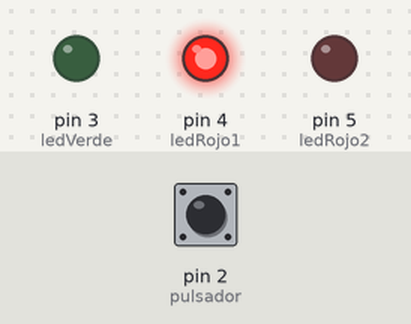
This sketch was run on a simulated Arduino Uno, built with avr-gcc and run on an emulated ATmega328P. On the bench: output pins drawn as LEDs (lit = HIGH). Inputs (shaded band) come from the test bench; at power-on: pin 2 (pulsador) HIGH.

Above: at 1.2 s.
1.3 s: pin 2 (pulsador) pulled LOW for 3.2 s
At 2.7 s:
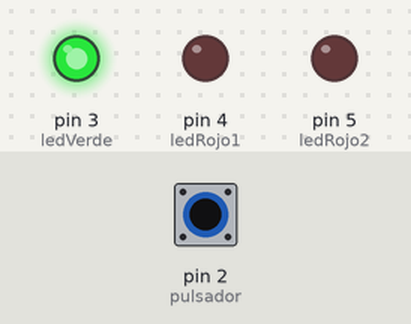
At 5.2 s:
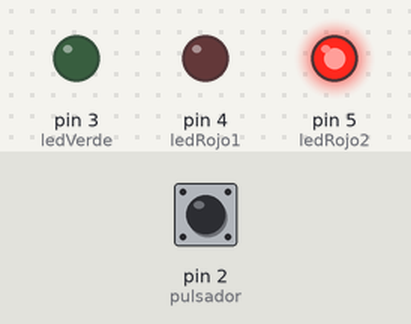
Timing chart, 0 to 12.0 s (numbered marks = the images above; inputs shaded):
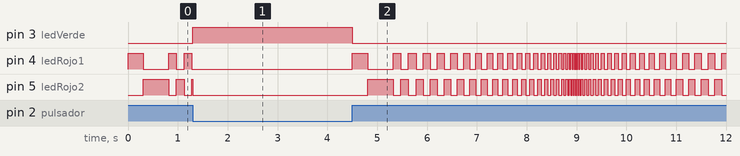

Measured:
- after the input at 1.3 s, pin 3 (ledVerde): LOW → HIGH at once, → LOW 3.2 s later

The sketch:

NaveEspacial.ino
```cpp
const int pulsador = 2;
const int ledVerde = 3;
const int ledRojo1 = 4;
const int ledRojo2 = 5;
const int LAPSOROJO1 = 300;
const int LAPSOROJO2 = 500;
const int LAPSOPARPADEOMAXIMO = 150;
const int LAPSOPARPADEOMINIMO = 20;
const int NUMEROCLICLOSPARACAMBIAR = 3;
const int MILISEGUNDOSCAMBIOPARPADEO = 10;

int estado = 0;
int time = 0;
int count = 0;
int lapsoParpadeoActual = LAPSOPARPADEOMAXIMO;

bool rojo1Completo = false;
bool rojo2Completo = false;
bool rojo1Encendido = false;
bool acelera = true;

void setup() {
	// put your setup code here, to run once:
	pinMode(ledVerde, OUTPUT);
	pinMode(ledRojo1, OUTPUT);
	pinMode(ledRojo2, OUTPUT);
	pinMode(pulsador, INPUT);
	for (int i = ledVerde; i <= ledRojo2; i++)
	{
		digitalWrite(i, LOW);
	}
	digitalWrite(ledVerde, HIGH);
}

void loop() {
	// put your main code here, to run repeatedly:
	estado = digitalRead(2);

	if (estado == LOW)
	{
		// boton no presionado
		digitalWrite(ledVerde, HIGH);
		digitalWrite(ledRojo1, LOW);
		digitalWrite(5, LOW);

		// seteo variables control para reiniciar ciclo
		rojo1Completo = false;
		rojo2Completo = false;
		rojo1Encendido = false;
		time = 0;
		count = 0;
		lapsoParpadeoActual = LAPSOPARPADEOMAXIMO;
		acelera = true;
	}
	else{
		digitalWrite(ledVerde, LOW);
		// boton presionado
		if (!rojo1Completo){
			digitalWrite(ledRojo1, HIGH);

			if (time >= LAPSOROJO1){
				rojo1Completo = true;
				time = 0;
			}
		}
		else if (rojo1Completo && !rojo2Completo)
		{
			digitalWrite(ledRojo1, LOW);
			digitalWrite(ledRojo2, HIGH);

			if (time >= LAPSOROJO2){
				rojo2Completo = true;
				time = 0;
			}
		}
		else{
			if (rojo1Encendido){
				digitalWrite(ledRojo1, LOW);
				digitalWrite(ledRojo2, HIGH);
			}
			else{
				digitalWrite(ledRojo1, HIGH);
				digitalWrite(ledRojo2, LOW);
			}

			if (time >= lapsoParpadeoActual){
				rojo1Encendido = !rojo1Encendido;
				time = 0;
				count++;

				if (count >= NUMEROCLICLOSPARACAMBIAR)
				{
					if (acelera){
						lapsoParpadeoActual -= MILISEGUNDOSCAMBIOPARPADEO;
					}
					else{
						lapsoParpadeoActual += MILISEGUNDOSCAMBIOPARPADEO;
					}
					count = 0;
				}

				if (lapsoParpadeoActual < LAPSOPARPADEOMINIMO || lapsoParpadeoActual > LAPSOPARPADEOMAXIMO){
					acelera = !acelera;
				}

				//if (count >= NUMEROCLICLOSPARAACELERAR)
				//{
				//	lapsoParpadeoActual -= MILISEGUNDOSCAMBIOPARPADEO;
				//	count = 0;

				//	if (lapsoParpadeoActual < LAPSOPARPADEOMINIMO){
				//		lapsoParpadeoActual = LAPSOPARPADEOMAXIMO;
				//	}
				//}
			}
		}

		delay(1);
		time++;
	}
}
```
